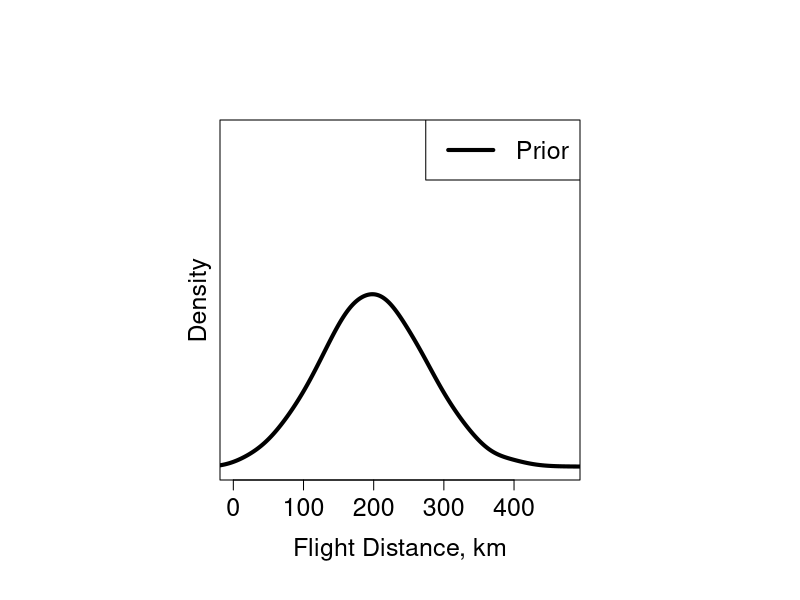
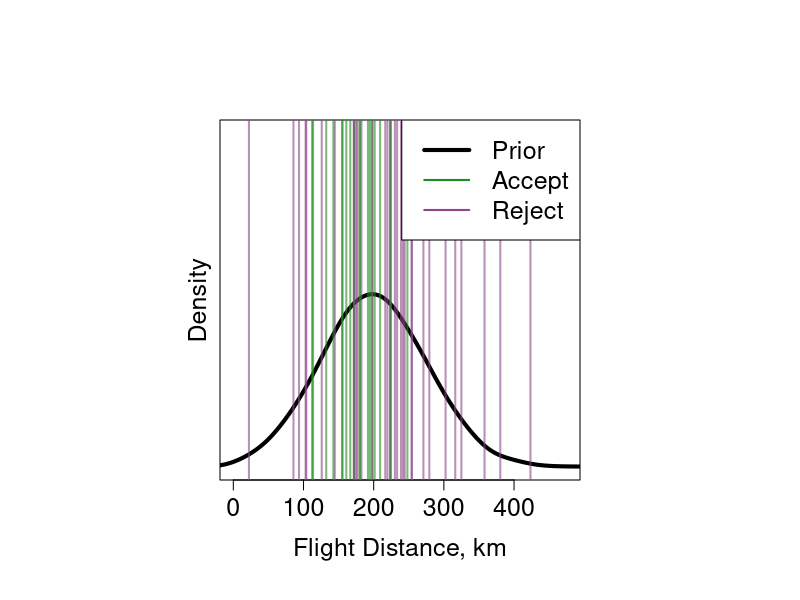
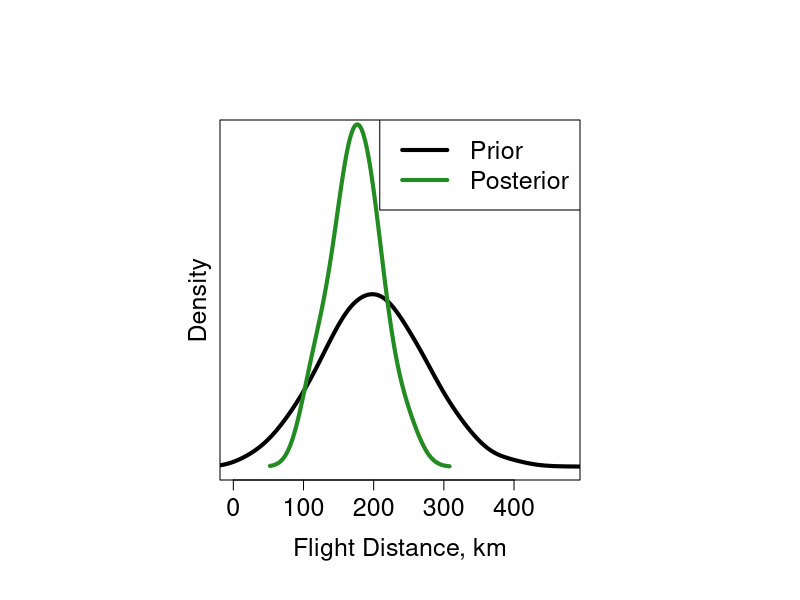

These figures' R source, in order:
# Script to demonstrate ABC process
library(truncnorm)
library(ggplot2)

set.seed(123)
num_trials <- 50
alpha_trials <- .5
density_thick <- 20
best_guess <- 200
prior_range <- rtruncnorm(10000,a=0,mean=200,sd=75)
prior_range <- rtruncnorm(10000,a=0,mean=200,sd=75)

par(mar=c(6,6,6,6))
par(pty="s")
par(las=1)
#hist(prior_range)
#jpeg(filename=paste("prior.jpg",sep=""),width = 375,height = 375)
plot(NULL,xlim=c(0,475),ylim=c(0,.01),ylab="",yaxt='n',xlab="Flight Distance, km",cex.lab=1.5,cex.axis = 1.5)# + 
title(ylab="Density", line=.5,cex.lab=1.5) 
#abline(v=best_guess,lty=2,lwd=2) 
points(density(prior_range,density_thick),type="l",lwd=4)
legend("topright",legend=c("Prior"),lty=1,col="black",lwd=4,cex=1.5)
p1 <- recordPlot()

rec_keep <- c()
col_list <- c()
keep_sims <- c()
for (n in 1:num_trials){
  r_sim <- sample(1:10000,1)
  rand_chance <- runif(1)
  if (rand_chance < .1){
    col_new <- "forestgreen"
    keep_sims <- c(keep_sims,prior_range[r_sim])
  } else if (rand_chance > .7) {
    col_new <- "orchid4"
  } else if (prior_range[r_sim] > 110 & prior_range[r_sim] < 210){
    col_new <- "forestgreen"
    keep_sims <- c(keep_sims,prior_range[r_sim])
  } else {
    col_new <- "orchid4"
  }
  rec_keep <- c(rec_keep,prior_range[r_sim])
  col_list <- c(col_list,col_new)
  
  #jpeg(filename=paste("plot_",n,".jpg",sep=""),width = 400,height = 400)
  if (n == num_trials){
    p2 <- plot(NULL,xlim=c(0,475),ylim=c(0,.01),ylab="",yaxt='n',xlab="Flight Distance, km",cex.lab=1.5,cex.axis = 1.5)
    title(ylab="Density",line=.5, cex.lab=1.5) 
    #abline(v=best_guess,lty=2,lwd=2)
    points(density(prior_range,density_thick),type="l",lwd=4,ylab="") 
    abline(v=rec_keep,col=alpha(col_list,.6),lwd=2,lty=1) 
    legend("topright",legend=c("Prior","Accept","Reject"),lty=c(1,1,1),
           col=c("black","forestgreen","orchid4"),lwd=c(4,2,2),cex=1.5)
    p2 <- recordPlot()
  }
  
  #dev.off()
  #Sys.sleep(1)
}
#jpeg(filename=paste("best_sims.jpg",sep=""),width = 400,height = 400)

#plot(NULL,xlim=c(0,475),ylim=c(0,.01),ylab="",yaxt='n',xlab="Flight Distance, km",cex.lab=1.5,cex.axis = 1.5)
#title(ylab="Likelihood", line=0.5, cex.lab=1.5)
#points(density(prior_range),type="l",lwd=5,ylab="")
#abline(v=keep_sims,col=alpha("forestgreen",.5),lwd=4,lty=2)

#dev.off()

#jpeg(filename=paste("poster.jpg",sep=""),width = 400,height = 400)

plot(NULL,xlim=c(0,475),ylim=c(0,.01),ylab="",yaxt='n',xlab="Flight Distance, km",cex.lab=1.5,cex.axis = 1.5)
title(ylab="Density", line=.5,cex.lab=1.5)
points(density(prior_range,density_thick),type="l",lwd=4,ylab="")
points(density(keep_sims,density_thick),type="l",lwd=4,ylab="",col="forestgreen")
legend("topright",legend=c("Prior","Posterior"),lty=c(1,1),
       col=c("black","forestgreen"),lwd=c(4,4),cex=1.5)
#abline(v=keep_sims,col=alpha("forestgreen",.5),lwd=2,lty=1)
p3 <- recordPlot()
#dev.off()
